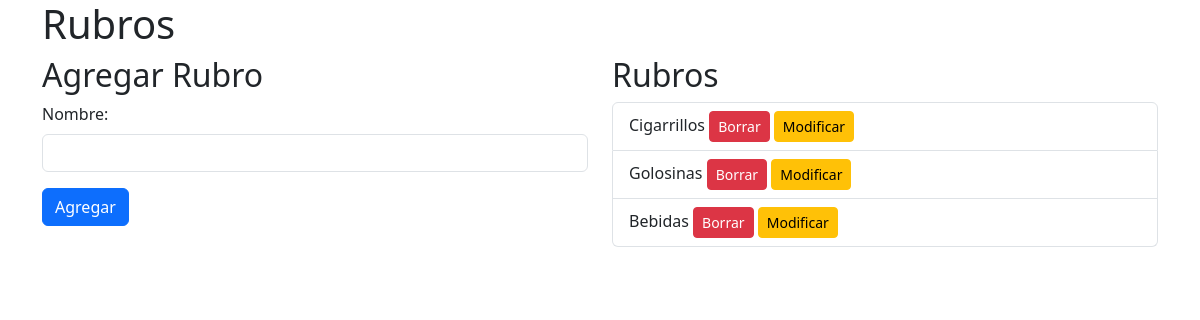
Before: /productos/rubros with the older database file.
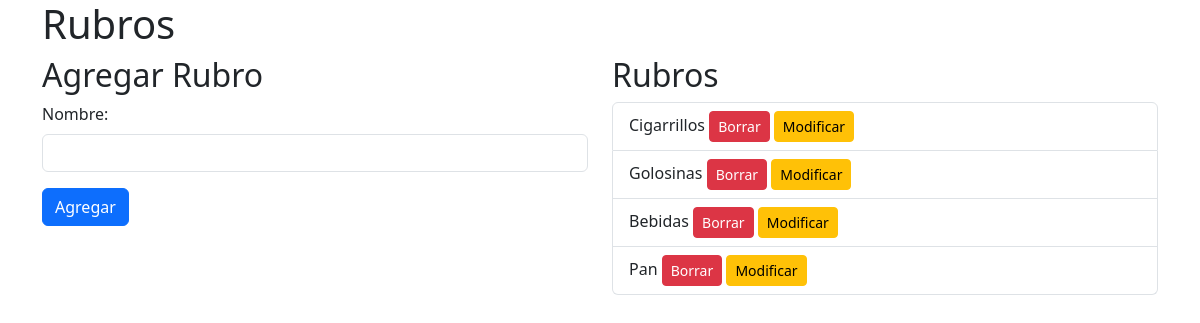
After: the same page with the newer database file.
### database_setup.py (models this page shows)
class Rubro(Base):
    __tablename__ = 'Rubro'
    id = Column(Integer, primary_key=True, autoincrement=True)
    nombre = Column(String, nullable=False)

### productos.py (the view)
@productos_bp.route('/productos/rubros')
def mostrar_rubros():
    rubros = session.query(Rubro).all()
    return render_template('rubros.html', rubros=rubros)

### templates/rubros.html (shortened to what this page needs)
<!DOCTYPE html>
<html lang="en">
<head>
    <link href="https://cdn.jsdelivr.net/npm/bootstrap@5.3.0/dist/css/bootstrap.min.css" rel="stylesheet">
</head>
<body>
    <div class="container">
        <h1>Rubros</h1>
        <div class="row">
            <div class="col-md-6">
                <h2>Agregar Rubro</h2>
                <form action="/productos/rubros/agregar" method="POST">
                    <div class="mb-3">
                        <label for="nombre" class="form-label">Nombre:</label>
                        <input type="text" class="form-control" id="nombre" name="nombre" required>
                    </div>
                    <button type="submit" class="btn btn-primary">Agregar</button>
                </form>
            </div>
            <div class="col-md-6">
                <h2>Rubros</h2>
                <ul class="list-group">
                    {% for rubro in rubros %}
                    <li class="list-group-item">{{ rubro.nombre }} <a href="/productos/rubros/borrar/{{ rubro.id }}" class="btn btn-danger btn-sm">Borrar</a> <a href="/productos/rubros/modificar/{{ rubro.id }}" class="btn btn-warning btn-sm">Modificar</a></li>
                    {% endfor %}
                </ul>
            </div>
        </div>
    </div>
</body>
</html>

Changed rows visible on the page:
added Rubro: nombre "Pan"
